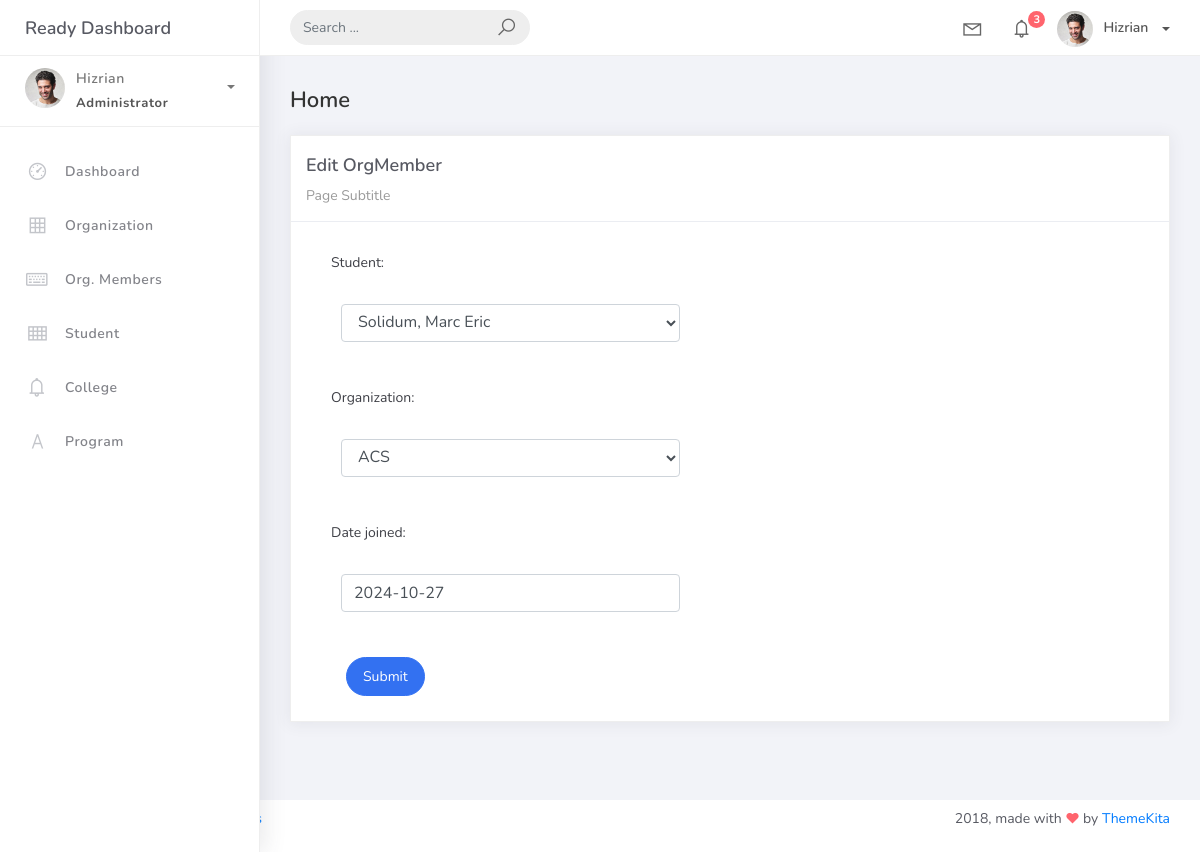
The page /orgmember_list/1 on the database its author committed.
### studentorg/models.py (models this page shows)
class BaseModel(models.Model):
    created_at = models.DateTimeField(auto_now_add=True, db_index=True)
    updated_at = models.DateTimeField(auto_now=True)
    class Meta: abstract = True

class OrgMember(BaseModel):
    student = models.ForeignKey(Student, on_delete=models.CASCADE)
    organization = models.ForeignKey(Organization, on_delete=models.CASCADE)
    date_joined = models.DateField()

### studentorg/views.py (the view, shortened to what this page needs)
# urls.py: path('orgmember_list/<pk>', OrgMemberUpdateView.as_view(), name='orgmember-update'),
class OrgMemberUpdateView(UpdateView):
    model = OrgMember
    fields = "__all__"
    context_object_name = "orgmember"
    template_name = "org_member_edit.html"
    success_url = reverse_lazy('orgmember-list')

### studentorg/models.py (called while the page is built)
    def __str__(self):
        return self.name

    def __str__(self):
        return f"{self.lastname}, {self.firstname}"

### templates/org_member_edit.html (shortened to what this page needs)
{% extends 'base.html' %} {% load static %} {% block content %}
<div class="content">
    <div class="container-fluid">
        <h4 class="page-title">Home</h4>
        <div class="row">
            <div class="col-md-12">
                <div class="card">
                    <div class="card-header">
                        <div class="card-title">Edit OrgMember</div>
                        <div class="card-category">Page Subtitle</div>
                    </div>
                    <div class="col-md-6">
                    <div class="card-body">
                        <form class="" action="" method="post" novalidate>
                            {% csrf_token %} {% include 'includes/form.html' %}
                                <div class="form-group">
                                    <div class="col-md-12 col-sm-3">
                                        <button type="submit" class="btn btn-primary btn-rounded">Submit</button>
                                    </div>
                                </div>
                            </div>
                    </div>
                </div>
                </div>
            </div>
        </div>
    </div>
</div>
{% endblock %}

### templates/includes/form.html (shortened to what this page needs)
{% load widget_tweaks %}
{% for field in form %}
<div class="field item form-group">
        <label>{{ field.label_tag }}</label>
    <div class="form-group">
        {% render_field field class="form-control" %}
    </div>
</div>
{% endfor %}

### rows shown on the page
OrgMember: student "Solidum, Marc Eric" "ACS" "2024-10-27"

### other values the page prints
{{ field.label_tag }} "Student:" "Organization:" "Date joined:"
